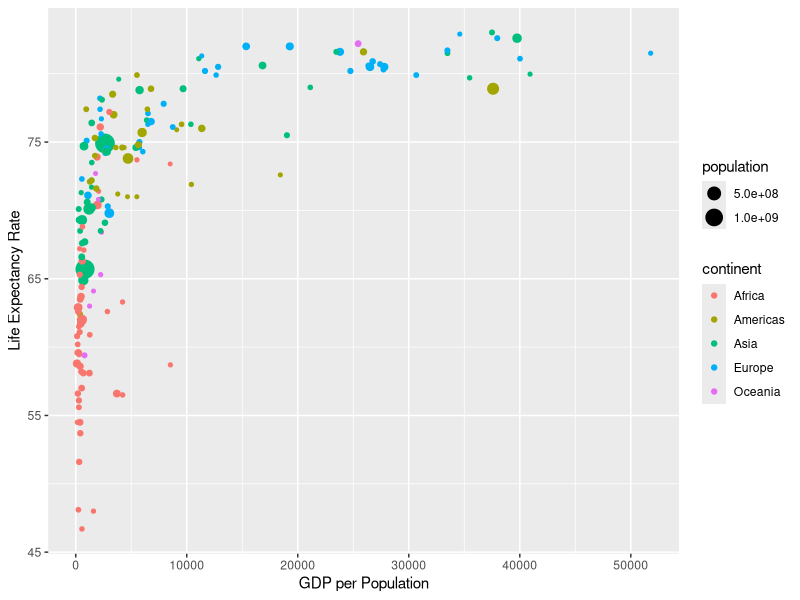

Write the R code that produced this figure.
## ---- chunk 1
knitr::opts_chunk$set(echo = TRUE)
## ---- chunk 2
library(dslabs)
library(tidyverse)
gapminder
## ---- chunk 3
gap2011 <- gapminder %>%
  as_tibble() %>%
  filter(year == 2011)
## ---- chunk 4
gap2011 %>%
  ggplot(aes(x=gdp/population, y=life_expectancy, size=population, color=continent)) +
  geom_point() +
  xlab("GDP per Population") +
  ylab("Life Expectancy Rate")
